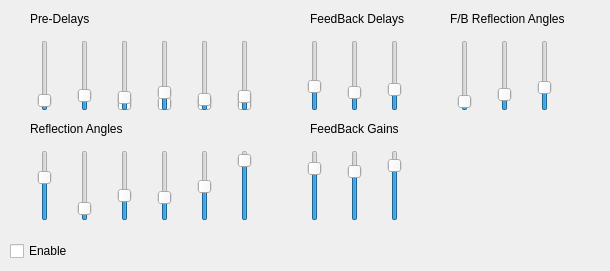
      <widget class="QWidget" name="tab_11">
       <attribute name="title">
        <string>Reverb</string>
       </attribute>
       <widget class="QCheckBox" name="checkBox_11">
        <property name="geometry">
         <rect>
          <x>10</x>
          <y>240</y>
          <width>71</width>
          <height>22</height>
         </rect>
        </property>
        <property name="text">
         <string>Enable</string>
        </property>
       </widget>
       <widget class="QSlider" name="RVDSL1">
        <property name="geometry">
         <rect>
          <x>30</x>
          <y>40</y>
          <width>29</width>
          <height>71</height>
         </rect>
        </property>
        <property name="minimum">
         <number>0</number>
        </property>
        <property name="maximum">
         <number>99</number>
        </property>
        <property name="value">
         <number>5</number>
        </property>
        <property name="orientation">
         <enum>Qt::Vertical</enum>
        </property>
       </widget>
       <widget class="QLabel" name="label_59">
        <property name="geometry">
         <rect>
          <x>30</x>
          <y>10</y>
          <width>81</width>
          <height>17</height>
         </rect>
        </property>
        <property name="text">
         <string>Pre-Delays</string>
        </property>
       </widget>
       <widget class="QLabel" name="label_60">
        <property name="geometry">
         <rect>
          <x>30</x>
          <y>120</y>
          <width>121</width>
          <height>17</height>
         </rect>
        </property>
        <property name="text">
         <string>Reflection Angles</string>
        </property>
       </widget>
       <widget class="QSlider" name="verticalSlider_4">
        <property name="geometry">
         <rect>
          <x>150</x>
          <y>40</y>
          <width>29</width>
          <height>71</height>
         </rect>
        </property>
        <property name="orientation">
         <enum>Qt::Vertical</enum>
        </property>
       </widget>
       <widget class="QSlider" name="RVDSL2">
        <property name="geometry">
         <rect>
          <x>70</x>
          <y>40</y>
          <width>29</width>
          <height>71</height>
         </rect>
        </property>
        <property name="value">
         <number>15</number>
        </property>
        <property name="orientation">
         <enum>Qt::Vertical</enum>
        </property>
       </widget>
       <widget class="QSlider" name="verticalSlider_6">
        <property name="geometry">
         <rect>
          <x>110</x>
          <y>40</y>
          <width>29</width>
          <height>71</height>
         </rect>
        </property>
        <property name="orientation">
         <enum>Qt::Vertical</enum>
        </property>
       </widget>
       <widget class="QSlider" name="verticalSlider_7">
        <property name="geometry">
         <rect>
          <x>190</x>
          <y>40</y>
          <width>29</width>
          <height>71</height>
         </rect>
        </property>
        <property name="orientation">
         <enum>Qt::Vertical</enum>
        </property>
       </widget>
       <widget class="QSlider" name="verticalSlider_8">
        <property name="geometry">
         <rect>
          <x>230</x>
          <y>40</y>
          <width>29</width>
          <height>71</height>
         </rect>
        </property>
        <property name="orientation">
         <enum>Qt::Vertical</enum>
        </property>
       </widget>
       <widget class="QSlider" name="RVDSL3">
        <property name="geometry">
         <rect>
          <x>110</x>
          <y>40</y>
          <width>29</width>
          <height>71</height>
         </rect>
        </property>
        <property name="value">
         <number>10</number>
        </property>
        <property name="orientation">
         <enum>Qt::Vertical</enum>
        </property>
       </widget>
       <widget class="QSlider" name="RVDSL5">
        <property name="geometry">
         <rect>
          <x>190</x>
          <y>40</y>
          <width>29</width>
          <height>71</height>
         </rect>
        </property>
        <property name="value">
         <number>7</number>
        </property>
        <property name="orientation">
         <enum>Qt::Vertical</enum>
        </property>
       </widget>
       <widget class="QSlider" name="RVDSL4">
        <property name="geometry">
         <rect>
          <x>150</x>
          <y>40</y>
          <width>29</width>
          <height>71</height>
         </rect>
        </property>
        <property name="value">
         <number>20</number>
        </property>
        <property name="orientation">
         <enum>Qt::Vertical</enum>
        </property>
       </widget>
       <widget class="QSlider" name="RVDSL6">
        <property name="geometry">
         <rect>
          <x>230</x>
          <y>40</y>
          <width>29</width>
          <height>71</height>
         </rect>
        </property>
        <property name="value">
         <number>13</number>
        </property>
        <property name="orientation">
         <enum>Qt::Vertical</enum>
        </property>
       </widget>
       <widget class="QSlider" name="fiSL6">
        <property name="geometry">
         <rect>
          <x>230</x>
          <y>150</y>
          <width>29</width>
          <height>71</height>
         </rect>
        </property>
        <property name="minimum">
         <number>1</number>
        </property>
        <property name="maximum">
         <number>314</number>
        </property>
        <property name="value">
         <number>300</number>
        </property>
        <property name="orientation">
         <enum>Qt::Vertical</enum>
        </property>
       </widget>
       <widget class="QSlider" name="fiSL4">
        <property name="geometry">
         <rect>
          <x>150</x>
          <y>150</y>
          <width>29</width>
          <height>71</height>
         </rect>
        </property>
        <property name="minimum">
         <number>1</number>
        </property>
        <property name="maximum">
         <number>314</number>
        </property>
        <property name="value">
         <number>90</number>
        </property>
        <property name="orientation">
         <enum>Qt::Vertical</enum>
        </property>
       </widget>
       <widget class="QSlider" name="fiSL5">
        <property name="geometry">
         <rect>
          <x>190</x>
          <y>150</y>
          <width>29</width>
          <height>71</height>
         </rect>
        </property>
        <property name="minimum">
         <number>1</number>
        </property>
        <property name="maximum">
         <number>314</number>
        </property>
        <property name="value">
         <number>150</number>
        </property>
        <property name="orientation">
         <enum>Qt::Vertical</enum>
        </property>
       </widget>
       <widget class="QSlider" name="fiSL3">
        <property name="geometry">
         <rect>
          <x>110</x>
          <y>150</y>
          <width>29</width>
          <height>71</height>
         </rect>
        </property>
        <property name="minimum">
         <number>1</number>
        </property>
        <property name="maximum">
         <number>314</number>
        </property>
        <property name="value">
         <number>99</number>
        </property>
        <property name="orientation">
         <enum>Qt::Vertical</enum>
        </property>
       </widget>
       <widget class="QSlider" name="fiSL1">
        <property name="geometry">
         <rect>
          <x>30</x>
          <y>150</y>
          <width>29</width>
          <height>71</height>
         </rect>
        </property>
        <property name="minimum">
         <number>1</number>
        </property>
        <property name="maximum">
         <number>314</number>
        </property>
        <property name="value">
         <number>200</number>
        </property>
        <property name="orientation">
         <enum>Qt::Vertical</enum>
        </property>
       </widget>
       <widget class="QSlider" name="fiSL2">
        <property name="geometry">
         <rect>
          <x>70</x>
          <y>150</y>
          <width>29</width>
          <height>71</height>
         </rect>
        </property>
        <property name="minimum">
         <number>1</number>
        </property>
        <property name="maximum">
         <number>314</number>
        </property>
        <property name="value">
         <number>30</number>
        </property>
        <property name="orientation">
         <enum>Qt::Vertical</enum>
        </property>
       </widget>
       <widget class="QSlider" name="FBpsSL">
        <property name="geometry">
         <rect>
          <x>530</x>
          <y>40</y>
          <width>29</width>
          <height>71</height>
         </rect>
        </property>
        <property name="minimum">
         <number>1</number>
        </property>
        <property name="maximum">
         <number>314</number>
        </property>
        <property name="pageStep">
         <number>10</number>
        </property>
        <property name="value">
         <number>90</number>
        </property>
        <property name="orientation">
         <enum>Qt::Vertical</enum>
        </property>
       </widget>
       <widget class="QSlider" name="FBthSL">
        <property name="geometry">
         <rect>
          <x>450</x>
          <y>40</y>
          <width>29</width>
          <height>71</height>
         </rect>
        </property>
        <property name="minimum">
         <number>1</number>
        </property>
        <property name="maximum">
         <number>314</number>
        </property>
        <property name="value">
         <number>10</number>
        </property>
        <property name="orientation">
         <enum>Qt::Vertical</enum>
        </property>
       </widget>
       <widget class="QSlider" name="FBfiSL">
        <property name="geometry">
         <rect>
          <x>490</x>
          <y>40</y>
          <width>29</width>
          <height>71</height>
         </rect>
        </property>
        <property name="minimum">
         <number>1</number>
        </property>
        <property name="maximum">
         <number>314</number>
        </property>
        <property name="value">
         <number>50</number>
        </property>
        <property name="orientation">
         <enum>Qt::Vertical</enum>
        </property>
       </widget>
       <widget class="QSlider" name="RVDSLFB3">
        <property name="geometry">
         <rect>
          <x>380</x>
          <y>40</y>
          <width>29</width>
          <height>71</height>
         </rect>
        </property>
        <property name="value">
         <number>25</number>
        </property>
        <property name="orientation">
         <enum>Qt::Vertical</enum>
        </property>
       </widget>
       <widget class="QSlider" name="RVDSLFB1">
        <property name="geometry">
         <rect>
          <x>300</x>
          <y>40</y>
          <width>29</width>
          <height>71</height>
         </rect>
        </property>
        <property name="value">
         <number>30</number>
        </property>
        <property name="orientation">
         <enum>Qt::Vertical</enum>
        </property>
       </widget>
       <widget class="QSlider" name="RVDSLFB2">
        <property name="geometry">
         <rect>
          <x>340</x>
          <y>40</y>
          <width>29</width>
          <height>71</height>
         </rect>
        </property>
        <property name="value">
         <number>20</number>
        </property>
        <property name="orientation">
         <enum>Qt::Vertical</enum>
        </property>
       </widget>
       <widget class="QSlider" name="FBG3">
        <property name="geometry">
         <rect>
          <x>380</x>
          <y>150</y>
          <width>29</width>
          <height>71</height>
         </rect>
        </property>
        <property name="value">
         <number>85</number>
        </property>
        <property name="orientation">
         <enum>Qt::Vertical</enum>
        </property>
       </widget>
       <widget class="QSlider" name="FBG1">
        <property name="geometry">
         <rect>
          <x>300</x>
          <y>150</y>
          <width>29</width>
          <height>71</height>
         </rect>
        </property>
        <property name="value">
         <number>80</number>
        </property>
        <property name="orientation">
         <enum>Qt::Vertical</enum>
        </property>
       </widget>
       <widget class="QSlider" name="FBG2">
        <property name="geometry">
         <rect>
          <x>340</x>
          <y>150</y>
          <width>29</width>
          <height>71</height>
         </rect>
        </property>
        <property name="value">
         <number>75</number>
        </property>
        <property name="orientation">
         <enum>Qt::Vertical</enum>
        </property>
       </widget>
       <widget class="QLabel" name="label_61">
        <property name="geometry">
         <rect>
          <x>310</x>
          <y>10</y>
          <width>121</width>
          <height>17</height>
         </rect>
        </property>
        <property name="text">
         <string>FeedBack Delays</string>
        </property>
       </widget>
       <widget class="QLabel" name="label_62">
        <property name="geometry">
         <rect>
          <x>450</x>
          <y>10</y>
          <width>151</width>
          <height>17</height>
         </rect>
        </property>
        <property name="text">
         <string>F/B Reflection Angles</string>
        </property>
       </widget>
       <widget class="QLabel" name="label_63">
        <property name="geometry">
         <rect>
          <x>310</x>
          <y>120</y>
          <width>121</width>
          <height>17</height>
         </rect>
        </property>
        <property name="text">
         <string>FeedBack Gains</string>
        </property>
       </widget>
      </widget>
